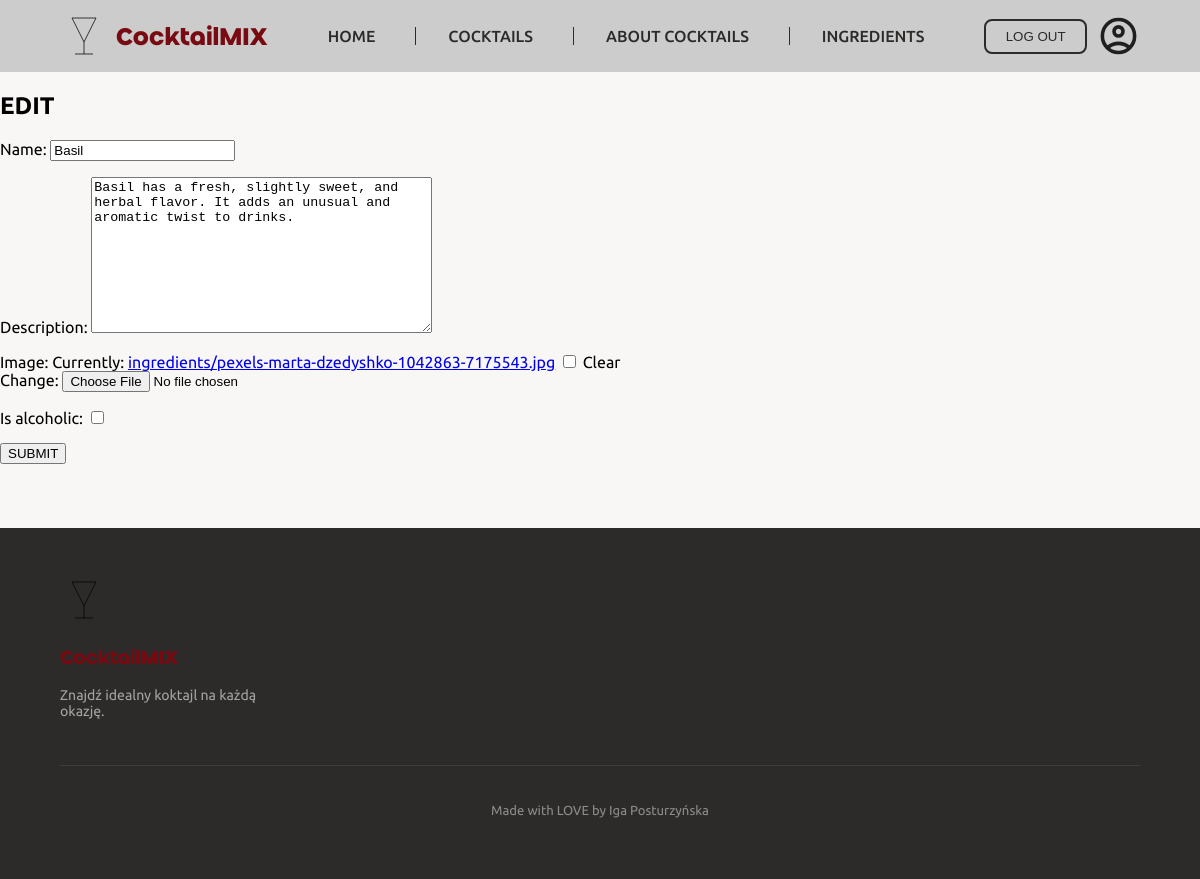
Page /cocktails/ingredients/5/edit/ (signed in) on the committed database.
### cocktails/models.py (models this page shows, shortened)
class Ingredient(models.Model):
    id = models.AutoField(primary_key=True)
    name = models.CharField(max_length=50)
    description = models.TextField(blank=True)
    image = models.ImageField(upload_to='ingredients/', blank=True, null=True)
    is_alcoholic = models.BooleanField(default=False)

### cocktails/views.py (the view)
# urls.py: path('ingredients/<int:pk>/edit/', views.edit_ingredient, name='edit_ingredient'),
@login_required
def edit_ingredient(request, pk):
    ingredient = get_object_or_404(Ingredient, pk=pk)
    if request.method == 'POST':
        form = IngredientForm(request.POST, request.FILES, instance=ingredient)
        if form.is_valid():
            form.save()
            return redirect('ingredients_list')
    else:
        form = IngredientForm(instance=ingredient)
    return render(request, 'ingredients/edit_ingredient.html', {'form': form})

### cocktails/forms.py
class IngredientForm(forms.ModelForm):
    class Meta:
        model = Ingredient
        fields = ['name', 'description', 'image', 'is_alcoholic']

### cocktails/templates/ingredients/edit_ingredient.html (shortened to what this page needs)
{% extends 'base.html' %}
{% block content %}
<section>
    <div>
        <h1>EDIT</h1>
        <form method="POST" enctype="multipart/form-data">
            {{ form.as_p }}
            <button type="submit">SUBMIT</button>
        </form>
    </div>
</section>
{% endblock %}

### static/css/base.css (style rules this page uses)
body { margin: 0; padding: 0; overflow-x: hidden; }
body { font-family: "Ubuntu", sans-serif; background-color: #F9F7F6; }

### rows in the picture
Ingredient: name "Basil", description "Basil has a fresh, slightly sweet, and herbal flavor. It adds an unusual and aromatic twist to drinks."
